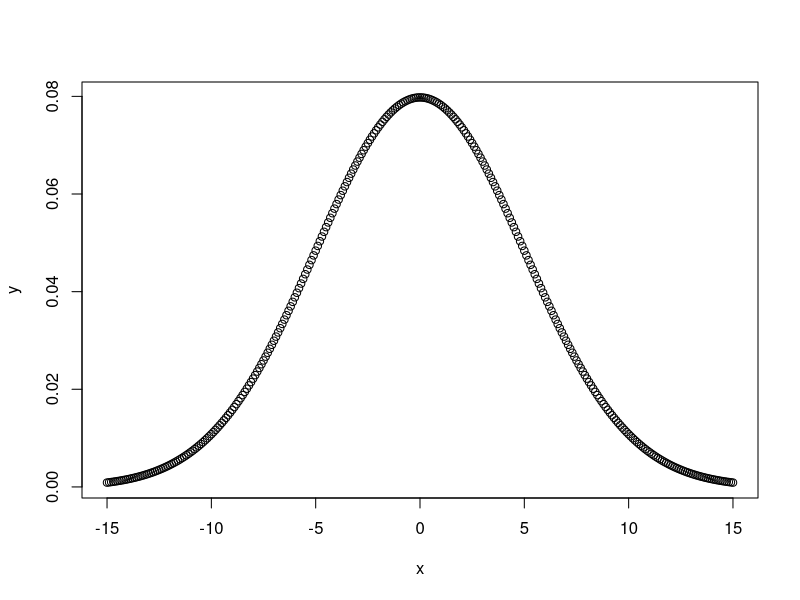

R code for this plot:

library('ggplot2')
# The dnorm() function computes the density (height of the probability density function) at a given point for a normal distribution.
# creating a sequence of values 
# between -15 to 15 with a difference of 0.1
x = seq(-15, 15, by=0.1)
 
y = dnorm(x, mean=0, sd=5)
#y = dnorm(x, mean(x), sd(x))
 
# output to be present as PNG file
png(file="dnormExample.png")
 
# Plot the graph.
plot(x, y)
 
# saving the file
dev.off() 
